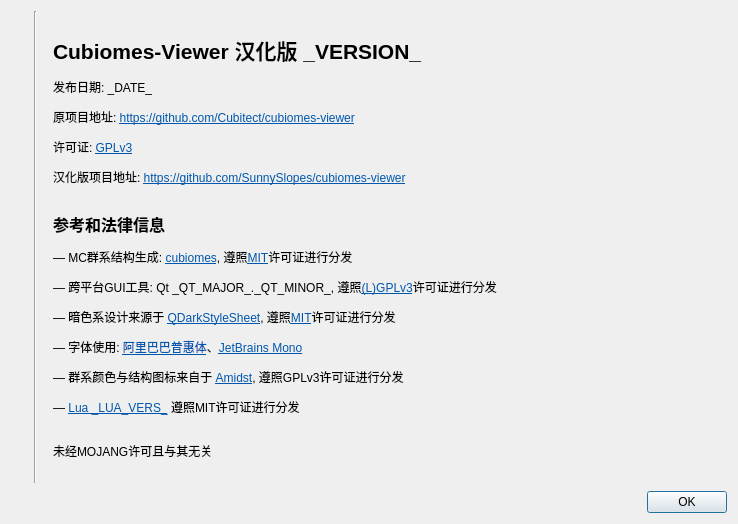
<?xml version="1.0" encoding="UTF-8"?>
<ui version="4.0">
 <class>AboutDialog</class>
 <widget class="QDialog" name="AboutDialog">
  <property name="geometry">
   <rect>
    <x>0</x>
    <y>0</y>
    <width>738</width>
    <height>524</height>
   </rect>
  </property>
  <property name="windowTitle">
   <string>关于</string>
  </property>
  <property name="windowIcon">
   <iconset resource="../rc/icons.qrc">
    <normaloff>:/icons/logo.png</normaloff>:/icons/logo.png</iconset>
  </property>
  <layout class="QGridLayout" name="gridLayout">
   <property name="horizontalSpacing">
    <number>16</number>
   </property>
   <property name="verticalSpacing">
    <number>8</number>
   </property>
   <item row="0" column="2" rowspan="2">
    <widget class="QLabel" name="label">
     <property name="text">
      <string>&lt;html&gt;&lt;head/&gt;&lt;body&gt;&lt;p&gt;&lt;span style=&quot; font-size:16pt; font-weight:600;&quot;&gt;Cubiomes-Viewer 汉化版 _VERSION_&lt;/span&gt;&lt;/p&gt;&lt;p&gt;发布日期: _DATE_&lt;/p&gt;&lt;p&gt;原项目地址: &lt;a href=&quot;https://github.com/Cubitect/cubiomes-viewer&quot;&gt;&lt;span style=&quot; font-family:'Sans Serif'; text-decoration: underline; color:#0057ae;&quot;&gt;https://github.com/Cubitect/cubiomes-viewer&lt;/span&gt;&lt;/a&gt;&lt;/p&gt;&lt;p&gt;许可证: &lt;a href=&quot;https://www.gnu.org/licenses/gpl-3.0.en.html&quot;&gt;&lt;span style=&quot; font-family:'Sans Serif'; text-decoration: underline; color:#0057ae;&quot;&gt;GPLv3&lt;/span&gt;&lt;/a&gt;&lt;/p&gt;&lt;p&gt;汉化版项目地址: &lt;a href=&quot;https://github.com/SunnySlopes/cubiomes-viewer&quot;&gt;&lt;span style=&quot; font-family:'Sans Serif'; text-decoration: underline; color:#0057ae;&quot;&gt;https://github.com/SunnySlopes/cubiomes-viewer&lt;/span&gt;&lt;/a&gt;&lt;/p&gt;&lt;p&gt;&lt;br/&gt;&lt;span style=&quot; font-size:12pt; font-weight:600;&quot;&gt;参考和法律信息&lt;/span&gt;&lt;/p&gt;&lt;p&gt;— MC群系结构生成: &lt;a href=&quot;https://github.com/Cubitect/cubiomes/&quot;&gt;&lt;span style=&quot; font-family:'Sans Serif'; text-decoration: underline; color:#0057ae;&quot;&gt;cubiomes&lt;/span&gt;&lt;/a&gt;, 遵照&lt;a href=&quot;https://mit-license.org/&quot;&gt;&lt;span style=&quot; font-family:'Sans Serif'; text-decoration: underline; color:#0057ae;&quot;&gt;MIT&lt;/span&gt;&lt;/a&gt;许可证进行分发&lt;/p&gt;&lt;p&gt;— 跨平台GUI工具: Qt _QT_MAJOR_._QT_MINOR_, 遵照&lt;a href=&quot;https://www.qt.io/licensing/&quot;&gt;&lt;span style=&quot; font-family:'Sans Serif'; text-decoration: underline; color:#0057ae;&quot;&gt;(L)GPLv3&lt;/span&gt;&lt;/a&gt;许可证进行分发&lt;/p&gt;&lt;p&gt;— 暗色系设计来源于 &lt;a href=&quot;https://github.com/ColinDuquesnoy/QDarkStyleSheet&quot;&gt;&lt;span style=&quot; font-family:'Sans Serif'; text-decoration: underline; color:#0057ae;&quot;&gt;QDarkStyleSheet&lt;/span&gt;&lt;/a&gt;, 遵照&lt;a href=&quot;https://mit-license.org/&quot;&gt;&lt;span style=&quot; font-family:'Sans Serif'; text-decoration: underline; color:#0057ae;&quot;&gt;MIT&lt;/span&gt;&lt;/a&gt;许可证进行分发&lt;/p&gt;&lt;p&gt;— 字体使用: &lt;a href=&quot; https://done.alibabadesign.com/puhuiti2.0&quot;&gt;&lt;span style=&quot; font-family:'Sans Serif'; text-decoration: underline; color:#0057ae;&quot;&gt;阿里巴巴普惠体&lt;/span&gt;&lt;/a&gt;、&lt;a href=&quot; https://www.jetbrains.com/lp/mono/&quot;&gt;&lt;span style=&quot; font-family:'Sans Serif'; text-decoration: underline; color:#0057ae;&quot;&gt;JetBrains Mono&lt;/span&gt;&lt;/a&gt;&lt;/p&gt;&lt;p&gt;— 群系颜色与结构图标来自于 &lt;a href=&quot;https://github.com/toolbox4minecraft/amidst&quot;&gt;&lt;span style=&quot; font-family:'Sans Serif'; text-decoration: underline; color:#0057ae;&quot;&gt;Amidst&lt;/span&gt;&lt;/a&gt;, 遵照GPLv3许可证进行分发&lt;/p&gt;&lt;p&gt;— &lt;a href=&quot;https://www.lua.org/license.html&quot;&gt;&lt;span style=&quot; font-family:'Sans Serif'; text-decoration: underline; color:#0057ae;&quot;&gt;Lua _LUA_VERS_&lt;/span&gt;&lt;/a&gt; 遵照MIT许可证进行分发&lt;br/&gt;&lt;/p&gt;&lt;p&gt;未经MOJANG许可且与其无关&lt;/p&gt;&lt;/body&gt;&lt;/html&gt;</string>
     </property>
     <property name="openExternalLinks">
      <bool>true</bool>
     </property>
    </widget>
   </item>
   <item row="2" column="2">
    <widget class="QDialogButtonBox" name="buttonBox">
     <property name="orientation">
      <enum>Qt::Horizontal</enum>
     </property>
     <property name="standardButtons">
      <set>QDialogButtonBox::Ok</set>
     </property>
    </widget>
   </item>
   <item row="0" column="0">
    <widget class="QLabel" name="label_2">
     <property name="maximumSize">
      <size>
       <width>128</width>
       <height>128</height>
      </size>
     </property>
     <property name="text">
      <string/>
     </property>
     <property name="pixmap">
      <pixmap resource="../rc/icons.qrc">:/icons/logo.png</pixmap>
     </property>
     <property name="scaledContents">
      <bool>true</bool>
     </property>
     <property name="alignment">
      <set>Qt::AlignLeading|Qt::AlignLeft|Qt::AlignTop</set>
     </property>
    </widget>
   </item>
   <item row="0" column="1" rowspan="2">
    <widget class="Line" name="line">
     <property name="orientation">
      <enum>Qt::Vertical</enum>
     </property>
    </widget>
   </item>
  </layout>
 </widget>
 <resources>
  <include location="../rc/icons.qrc"/>
 </resources>
 <connections>
  <connection>
   <sender>buttonBox</sender>
   <signal>accepted()</signal>
   <receiver>AboutDialog</receiver>
   <slot>accept()</slot>
   <hints>
    <hint type="sourcelabel">
     <x>248</x>
     <y>254</y>
    </hint>
    <hint type="destinationlabel">
     <x>157</x>
     <y>274</y>
    </hint>
   </hints>
  </connection>
  <connection>
   <sender>buttonBox</sender>
   <signal>rejected()</signal>
   <receiver>AboutDialog</receiver>
   <slot>reject()</slot>
   <hints>
    <hint type="sourcelabel">
     <x>316</x>
     <y>260</y>
    </hint>
    <hint type="destinationlabel">
     <x>286</x>
     <y>274</y>
    </hint>
   </hints>
  </connection>
 </connections>
</ui>
